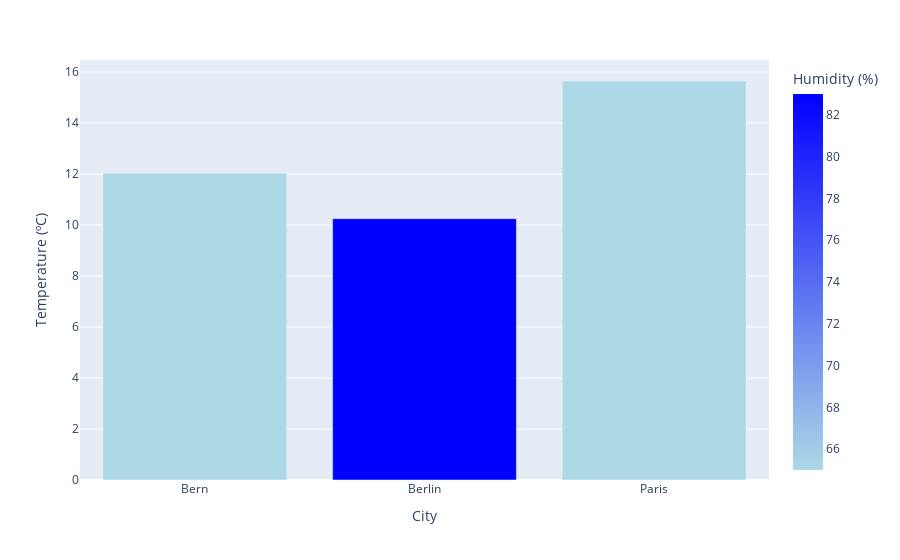

The notebook cell saved with this chart:
### Code cell
# Visualization of current weather data
px.bar(
    data_frame=weather_data,
    x="City",
    y="Temperature (ºC)",
    hover_data=[
        "Main",
        "Minimun temperature (ºC)",
        "Maximun temperature (ºC)",
        "Pressure (hPa)",
        "Humidity (%)",
        "Wind speed (meter/sec)",
    ],
    color="Humidity (%)",
    color_continuous_scale=[(0, "lightblue"), (1, "blue")],
)

### Figure 1 — Plotly figure (JSON) as saved in the notebook; plotly's stock layout.template omitted (floating-point values rounded to 4 significant figures)
{"data": [{"alignmentgroup": "True", "customdata": [["Clouds", 9.95, 13.54, 1026, 65, 1.03], ["Clouds", 8.94, 11.85, 1008, 83, 3.13], ["Clear", 13.07, 17.28, 1025, 65, 2.06]], "hovertemplate": "City=%{x}<br>Temperature (ºC)=%{y}<br>Main=%{customdata[0]}<br>Minimun temperature (ºC)=%{customdata[1]}<br>Maximun temperature (ºC)=%{customdata[2]}<br>Pressure (hPa)=%{customdata[3]}<br>Humidity (%)=%{marker.color}<br>Wind speed (meter/sec)=%{customdata[5]}<extra></extra>", "legendgroup": "", "marker": {"color": [65, 83, 65], "coloraxis": "coloraxis", "pattern": {"shape": ""}}, "name": "", "offsetgroup": "", "orientation": "v", "showlegend": false, "textposition": "auto", "type": "bar", "x": ["Bern", "Berlin", "Paris"], "xaxis": "x", "y": [12.03, 10.25, 15.65], "yaxis": "y"}], "layout": {"barmode": "relative", "coloraxis": {"colorbar": {"title": {"text": "Humidity (%)"}}, "colorscale": [[0, "lightblue"], [1, "blue"]]}, "legend": {"tracegroupgap": 0}, "margin": {"t": 60}, "xaxis": {"anchor": "y", "domain": [0, 1], "title": {"text": "City"}}, "yaxis": {"anchor": "x", "domain": [0, 1], "title": {"text": "Temperature (ºC)"}}}}
